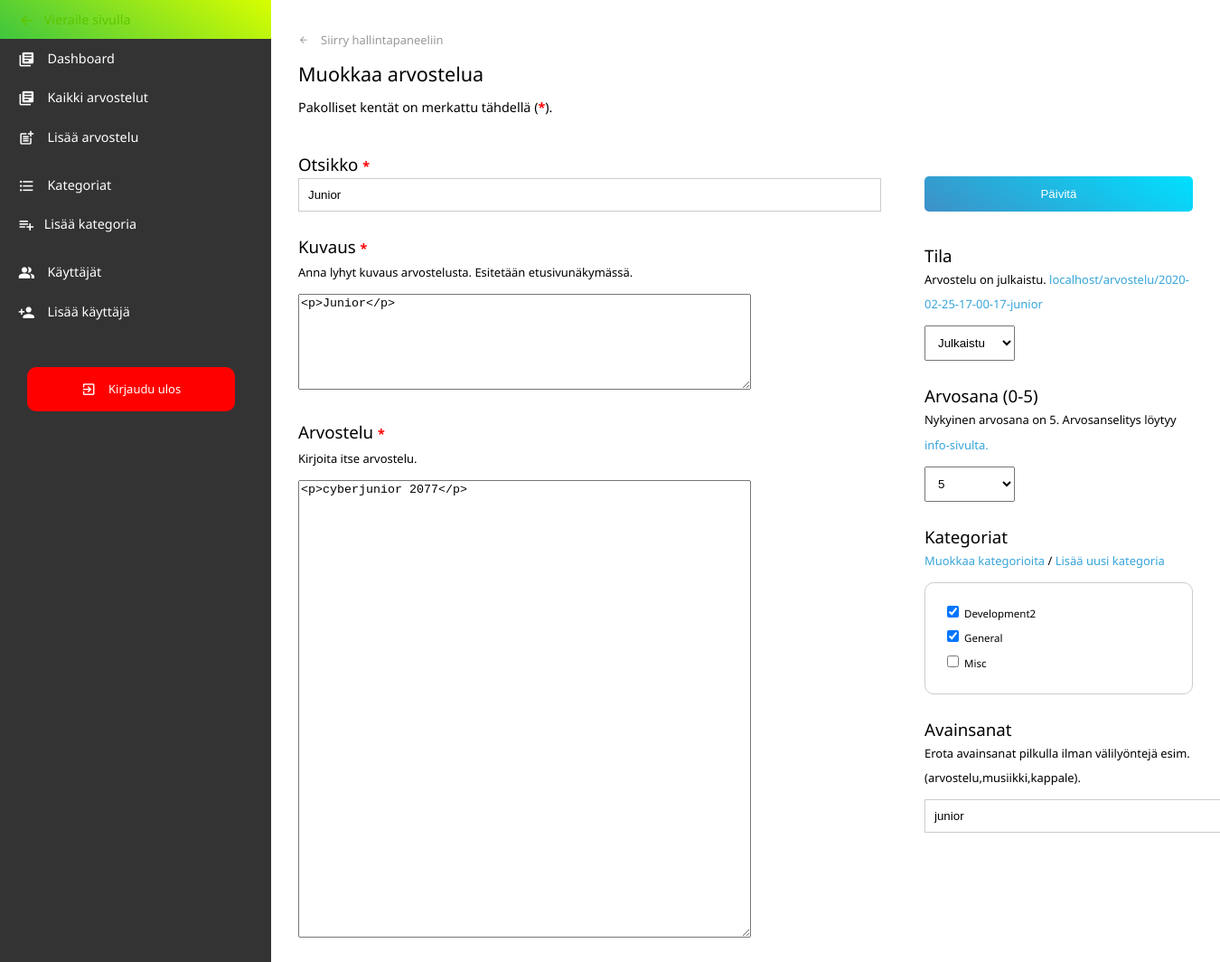
The app's page /admin/edit-review.php?id=85 (signed in) with its own data.
### tables this page shows
CREATE TABLE `posts` (
  `postID` int(11) UNSIGNED NOT NULL,
  `postTitle` varchar(255) DEFAULT NULL,
  `postSlug` varchar(255) NOT NULL,
  `postDesc` text,
  `postCont` text,
  `postDate` datetime DEFAULT NULL,
  `postRate` double NOT NULL,
  `postTags` varchar(255) DEFAULT NULL,
  `postStatus` int(1) NOT NULL,
  `postAuthor` varchar(30) DEFAULT NULL
);

CREATE TABLE `cats` (
  `catID` int(11) UNSIGNED NOT NULL,
  `catTitle` varchar(255) DEFAULT NULL,
  `catSlug` varchar(255) DEFAULT NULL
);

### admin/edit-review.php (the view, shortened to what this page needs)
<?php
require_once('../includes/config.php');
?>
<!doctype html>
<html lang="fi">
<head>
	<?php require('includes/head-meta.php'); ?>
</head>
<body>
	<div id="wrapper" class="flex">
		<?php include('includes/menu.php'); ?>
		<main>
			<div class="innermargin">
				<p><a class="back-to" href="./">
						<i class="material-icons">
						</i>
						Siirry hallintapaneeliin</a></p>
				<h2>Muokkaa arvostelua</h2>
				<p>Pakolliset kentät on merkattu tähdellä (<span class="required">*</span>).
					<?php
					try {
						$stmt = $db->prepare('SELECT postID, postTitle, postRate, postDesc, postCont, postTags, postStatus, postSlug, postAuthor FROM posts WHERE postID = :postID');
						$stmt->execute(array(':postID' => $_GET['id']));
						$row = $stmt->fetch();
					} catch (PDOException $e) {
						echo $e->getMessage();
					}
					?>
					<form action='' method='post'>
						<div id="review-field" class="flex">
							<div class="column main">
								<div class="row">
									<h3><label>Otsikko <span class="required">*</span></label></h3>
									<input type='text' name='postTitle' class="post-title-field" value='<?php echo $row['postTitle']; ?>'>
								</div>
								<div class="row">
									<h3><label>Kuvaus <span class="required">*</span></label></h3>
									<p>Anna lyhyt kuvaus arvostelusta. Esitetään etusivunäkymässä.</p>
									<textarea name='postDesc' class="description-area" cols='60' rows='5'><?php echo $row['postDesc']; ?></textarea>
								</div>
								<div class="row">
									<h3><label>Arvostelu <span class="required">*</span></label></h3>
									<p>Kirjoita itse arvostelu.</p>
									<textarea name='postCont' class="review-area" cols='60' rows='20'><?php echo $row['postCont']; ?></textarea></p>
			</div>
	</div>
	<div class="column sidebar">
		<div class="row">
			<p><input type='submit' name='submit' class="button" value='Päivitä'></p>
			<h3>Tila</h3>
			<p>Arvostelu on <?php if ($row['postStatus'] == 1) {
				echo 'julkaistu. ';
				echo '<code><a href="http://'.$_SERVER['SERVER_NAME']; ?>/arvostelu/<?php echo $row['postSlug'].'">' . $_SERVER['SERVER_NAME']; ?>/arvostelu/<?php echo $row['postSlug'] . '</a></code>';
			}
				else {
					echo 'luonnos.';
				} ?></p>
			<select name='postStatus' id="status">
			<option value="<?php echo $row['postStatus']; ?>" selected>
			<?php if ($row['postStatus'] == 1) {
				echo 'Julkaistu'; }
				else {
					echo 'Luonnos';
				} ?>
			</option>
			</select>
			<h3><label>Arvosana (0-5)</label></h3>
			<p>Nykyinen arvosana on <?php echo $row['postRate']; ?>. Arvosanselitys löytyy <a href="http://dev.zurial.fi/arvostelu/info.php">info-sivulta.</a></p>
			<select name='postRate' id="rating">
				<option value="<?php echo $row['postRate']; ?>" selected><?php echo $row['postRate']; ?></option>
			</select>
			<div class="row">
				<h3>
					Kategoriat
				</h3>
				<p><a href="categories.php">Muokkaa kategorioita</a> /
					<a href="add-category.php">Lisää uusi kategoria</a></p>
				<fieldset>
					<?php
					$checked = null;
					$stmt2 = $db->query('SELECT catID, catTitle FROM cats ORDER BY catTitle');
					while ($row2 = $stmt2->fetch()) {
						$stmt3 = $db->prepare('SELECT catID FROM cat_cats WHERE catID = :catID AND postID = :postID');
						$stmt3->execute(array(':catID' => $row2['catID'], ':postID' => $row['postID']));
						$row3 = $stmt3->fetch();
						if ($row3['catID'] == $row2['catID']) {
							$checked = 'checked=checked';
						} else {
							$checked = null;
						}
						echo "<input type='checkbox' name='catID[]' value='" . $row2['catID'] . "' $checked> " . $row2['catTitle'] . "<br />";
					}
					?>
				</fieldset>
				<div class="row">
					<h3><label>Avainsanat</label></h3>
					<p>Erota avainsanat pilkulla ilman välilyöntejä esim. (arvostelu,musiikki,kappale).</p>
					<input type='text' name='postTags' class="post-tag-field" value='<?php echo $row['postTags']; ?>' style="width:400px;">
				</div>
			</div>
		</div>
</body>
</html>

### admin/style/main-admin.css (style rules this page uses)
body { background: #333; font:100%/170% 'Noto Sans', Arial, Helvetica, sans-serif; }
a, a:visited { text-decoration: none; color: #36a5d9; }
p { margin: 10px 0; }
h2 { font-size: 1.5em; margin-bottom:10px; }
h3 { font-size: 1.3em; }
.flex { display: -webkit-flex; display: -moz-flex; display: -ms-flexbox; display: flex; flex-wrap: wrap; -moz-flex-warp: warp; justify-content: flex-around; -webkit-justify-content: space-around; align-items: stretch; flex-direction: row; align-content: stretch; -webkit-box-orient: horizontal; -webkit-box-direction: normal; -webkit-flex-direction: row; -ms-flex-direction: row; flex-direction: row; -webkit-flex-wrap: wrap; -ms-flex-wrap: wrap; flex-wrap: wrap; }
#login input[type="submit"], .button, a.button, a:visited.button { background: rgb(0, 224, 255); background: -moz-linear-gradient(214deg, rgba(0, 224, 255, 1) 0%, rgba(62, 144, 198, 1) 100%); background: -webkit-linear-gradient(214deg, rgba(0, 224, 255, 1) 0%, rgba(62, 144, 198, 1) 100%); background: linear-gradient(214deg, rgba(0, 224, 255, 1) 0%, rgba(62, 144, 198, 1) 100%);filter: progid: DXImageTransform.Microsoft.gradient(startColorstr="#00e0ff", endColorstr="#3e90c6", GradientType=1); color: #fff; padding: 10px 25px; border-radius: 5px; margin: 22px 0 10px; display: inline-block; border: none; }
input.button { padding:15px 25px 15px 25px; }
input { padding:10px; background:#fff; border:1px solid #ccc; }
#wrapper { height: 100%; position: absolute; width: 100%; height: 100%; min-height: 100%; font-size: 0.9em; }
.innermargin { margin: 30px; }
main { width: calc(100% - 300px); background: #fff; }
a.back-to i, a.back-to, a:visited.back-to { font-size: 0.9em !important; color: #999; top:1px; }
.column.main { width:calc(70% - 50px); margin-right:50px; }
.column.sidebar { width:30%; margin-top:10px; }
.column.sidebar input.button { padding:12px 20px 12px 20px; width: 100%; }
.column.sidebar fieldset { border:1px solid #ccc; padding:20px; border-radius: 10px; font-size:.8em; }
.column h3 { margin:25px 0px 0px 0px; }
.column p { margin-top:0px; font-size:.9em; }
.column .row { margin:20px 0 20px 0; }
.description-area { height:100px; }
.review-area { height:500px; }
.required { font-weight: bold; font-size:.9rem; color:red; }
.post-title-field { padding:10px; width:calc(100% - 20px) !important; }
.post-tag-field { padding:10px; width:90%; }
select { padding:10px; width:100px; }
select#rating option { color:#fff; }
select#rating option[value="5"] { background: #5cc600; }
i.material-icons { font-size:1.3em; top:5px; margin-right:10px; position:relative }

### records on screen
posts: postTitle "Junior", postDesc "<p>Junior</p>", postCont "<p>cyberjunior 2077</p>", postSlug "2020-02-25-17-00-17-junior", postStatus "Julkaistu", postRate "5", postTags "junior"
cats: catTitle "Development2"
cats: catTitle "General"
cats: catTitle "Misc"

### other values on screen
$_SERVER['SERVER_NAME'] "localhost"
